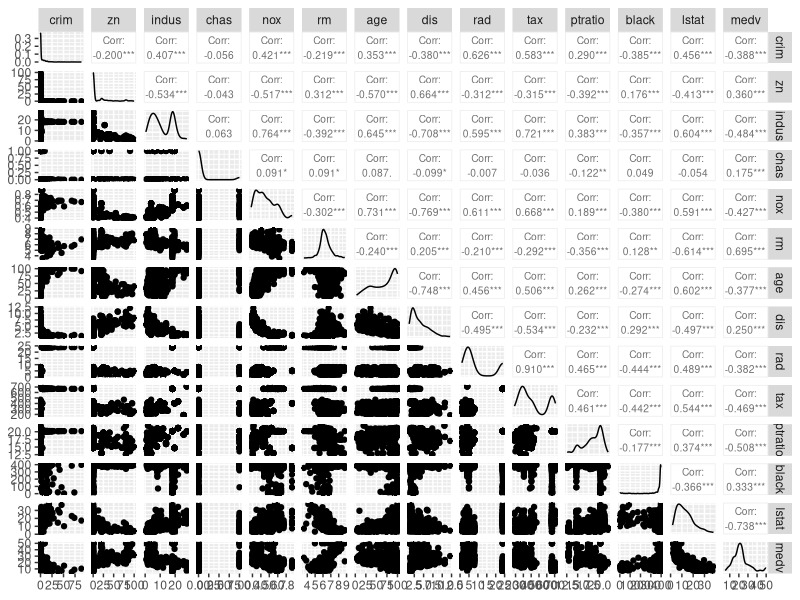
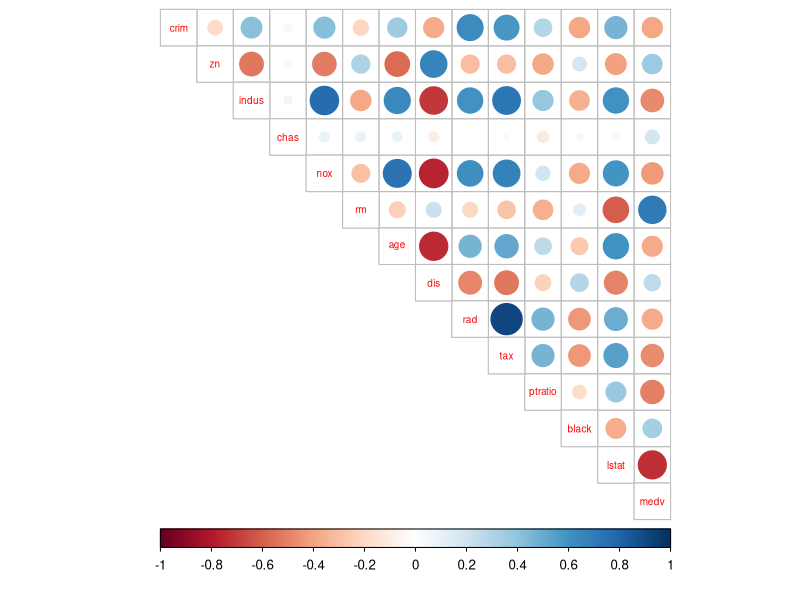
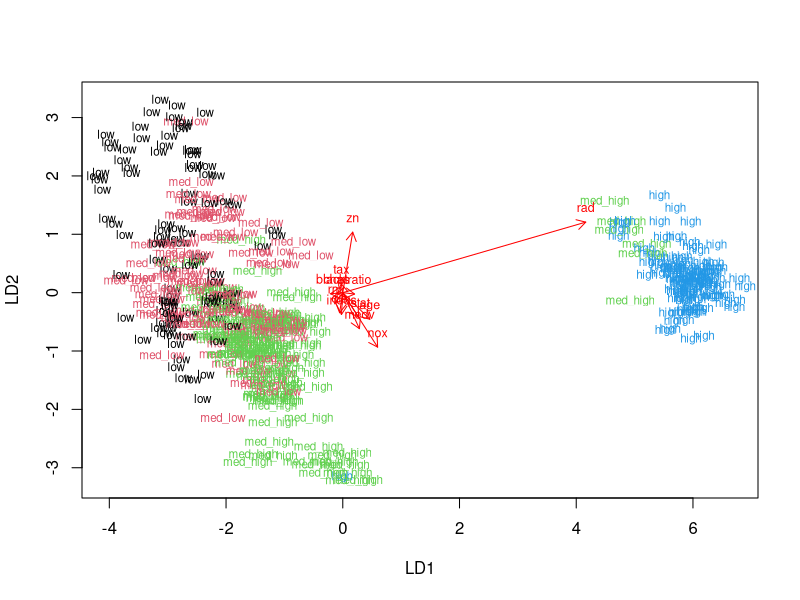
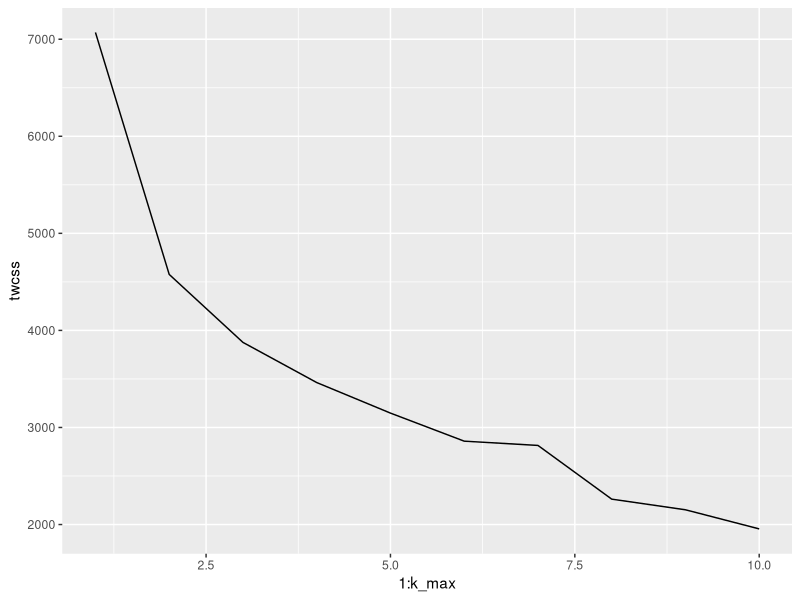
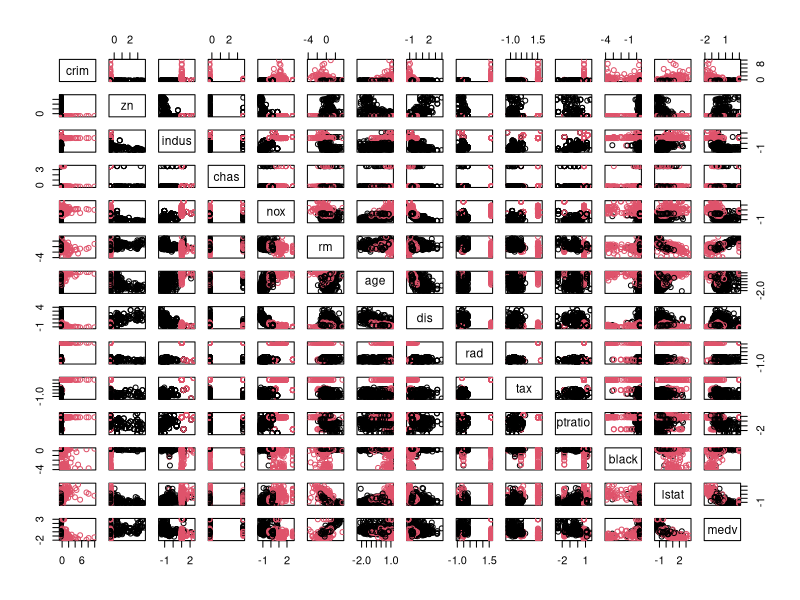
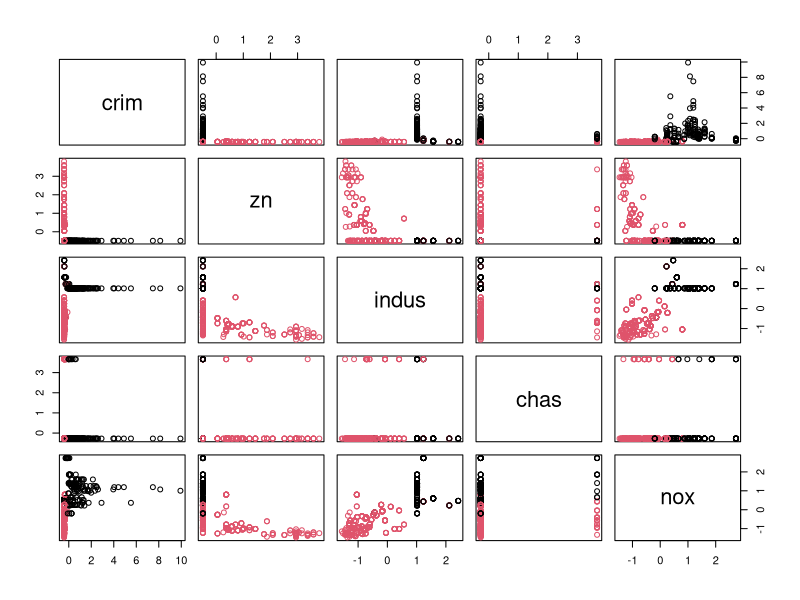
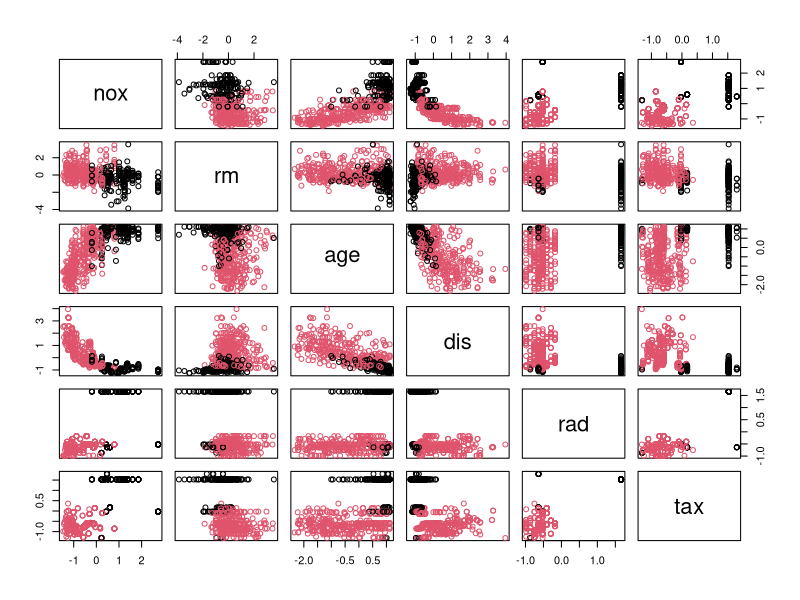
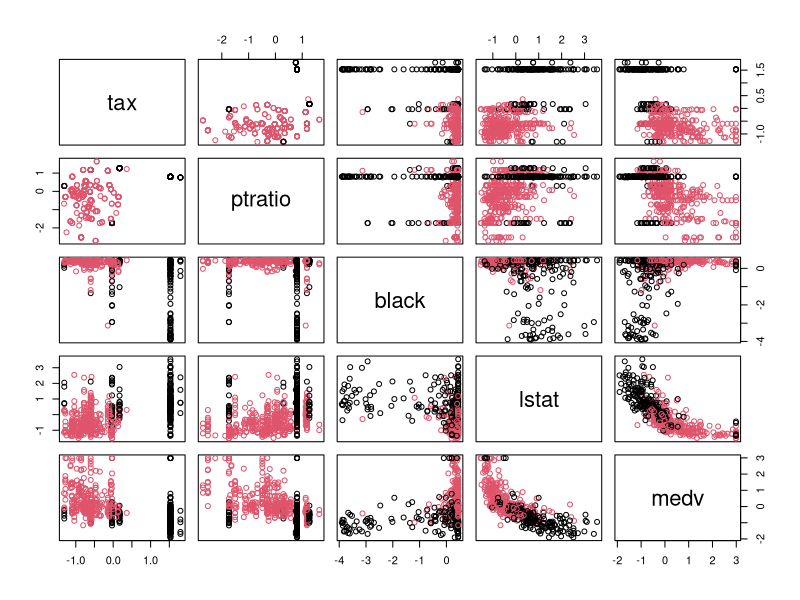

These figures' R source, in order:
## ---- chunk 1
library(MASS)
data("Boston")
str(Boston)
summary(Boston)
## ---- chunk 2
library(corrplot)
library(tidyverse)
library(GGally)
ggpairs(Boston, upper = list(continuous = wrap("cor", size=2.6)))
cor_matrix <- cor(Boston) %>% round(digits = 2)
corrplot(cor_matrix, method="circle", type = "upper", cl.pos = "b", tl.pos = "d", tl.cex = 0.6)
## ---- chunk 3
boston_scaled <- scale(Boston)
boston_scaled <- as.data.frame(boston_scaled)
summary(boston_scaled)
## ---- chunk 4
bins <- quantile(boston_scaled$crim)
crime <- cut(boston_scaled$crim, breaks = bins, include.lowest = TRUE, label = c("low", "med_low", "med_high", "high"))
table(crime)
boston_scaled <- dplyr::select(boston_scaled, -crim)
boston_scaled <- data.frame(boston_scaled, crime)
## ---- chunk 5
n <- nrow(boston_scaled)
ind <- sample(n,  size = n * 0.8)
train <- boston_scaled[ind,]
test <- boston_scaled[-ind,]
correct_classes <- test$crime
test <- dplyr::select(test, -crime)
str(train)
str(test)
## ---- chunk 6
lda.fit <- lda(crime ~ ., data = train)
lda.fit
lda.arrows <- function(x, myscale = 1, arrow_heads = 0.1, color = "red", tex = 0.75, choices = c(1,2)){
  heads <- coef(x)
  arrows(x0 = 0, y0 = 0, 
         x1 = myscale * heads[,choices[1]], 
         y1 = myscale * heads[,choices[2]], col=color, length = arrow_heads)
  text(myscale * heads[,choices], labels = row.names(heads), 
       cex = tex, col=color, pos=3)
}
classes <- as.numeric(train$crime)
plot(lda.fit, dimen = 2, col = classes, pch = classes)
lda.arrows(lda.fit, myscale = 1.4)
## ---- chunk 7
lda.pred <- predict(lda.fit, newdata = test)
table(correct = correct_classes, predicted = lda.pred$class)
## ---- chunk 8
library(MASS)
data('Boston')
boston_scaled1 <- scale(Boston)
boston_scaled1 <- as.data.frame(boston_scaled1)
dist_eu <- dist(boston_scaled1)
dist_man <- dist(boston_scaled1, method = "manhattan")
summary(dist_eu)
summary(dist_man)
set.seed(123)
k_max <- 10
twcss <- sapply(1:k_max, function(k){kmeans(boston_scaled1, k)$tot.withinss})
qplot(x = 1:k_max, y = twcss, geom = 'line')
km <-kmeans(boston_scaled1, centers = 2)
pairs(boston_scaled1, col = km$cluster)
## ---- chunk 9
library(MASS)
km <-kmeans(boston_scaled1, centers = 2)
pairs(boston_scaled1[1:5], col = km$cluster)
pairs(boston_scaled1[5:10], col = km$cluster)
pairs(boston_scaled1[10:14], col = km$cluster)
## ---- chunk 10
library(MASS)
library(ggplot2)
data('Boston')
boston_scaled2 <- scale(Boston)
boston_scaled2 <- as.data.frame(boston_scaled2)
crime <- cut(boston_scaled2$crim, breaks = bins, include.lowest = TRUE, label = c("low", "med_low", "med_high", "high"))
km <-kmeans(boston_scaled2, centers = 3)
lda.fit <- lda(crime ~ ., data = boston_scaled2)
lda.fit
lda.arrows <- function(x, myscale = 1, arrow_heads = 0.1, color = "red", tex = 0.75, choices = c(1,2)){
  heads <- coef(x)
  arrows(x0 = 0, y0 = 0, 
         x1 = myscale * heads[,choices[1]], 
         y1 = myscale * heads[,choices[2]], col=color, length = arrow_heads)
  text(myscale * heads[,choices], labels = row.names(heads), 
       cex = tex, col=color, pos=3)
}
classes <- as.numeric(boston_scaled2$cluster)
plot(lda.fit, dimen = 2, col = km$cluster, pch = km$cluster)
lda.arrows(lda.fit, myscale = 1.4)
